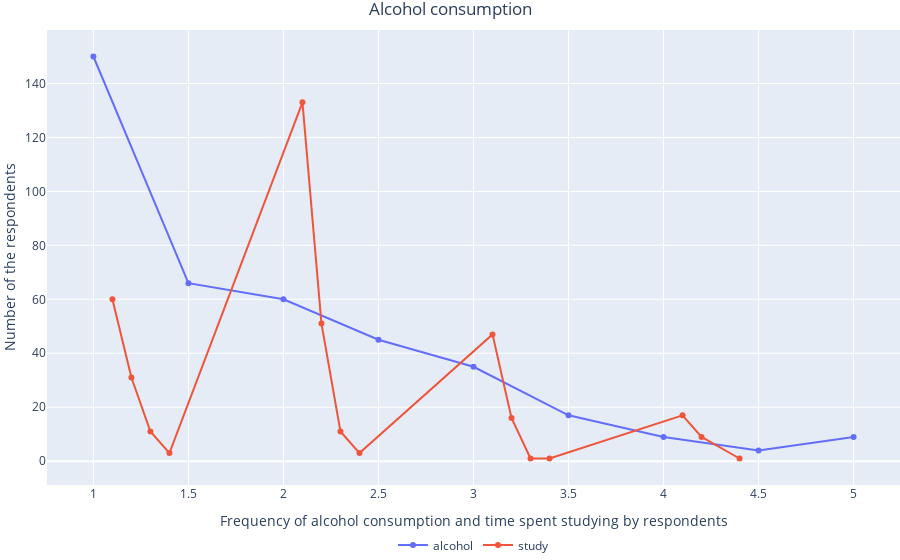

This figure's notebook cell:
### Markdown cell above
##### Indeed, there is a rather strong negative correlation. Let's look at the visualization.

### Code cell
fig = go.Figure()
fig.add_trace(go.Scatter(x=alcohol['Alc'].value_counts().sort_index().index, y=alcohol['Alc'].value_counts().sort_index(),name = 'alcohol' ))
fig.add_trace(go.Scatter(x=alcohol['AllStudytime'].value_counts().sort_index().index, y=alcohol['AllStudytime'].value_counts().sort_index(),name = 'study' ))
fig.update_layout(
    title="Alcohol consumption",
    title_x = 0.5,
    xaxis_title="Frequency of alcohol consumption and time spent studying by respondents",
    yaxis_title="Number of the respondents",
    legend=dict(x=.5, xanchor="center", orientation="h"),
    margin=dict(l=0, r=0, t=30, b=0),
bargap=0.2)
fig.show()

### Figure 1 — Plotly figure (JSON) as saved in the notebook; plotly's stock layout.template omitted (floating-point values rounded to 4 significant figures)
{"data": [{"name": "alcohol", "type": "scatter", "x": [1, 1.5, 2, 2.5, 3, 3.5, 4, 4.5, 5], "y": [150, 66, 60, 45, 35, 17, 9, 4, 9]}, {"name": "study", "type": "scatter", "x": [1.1, 1.2, 1.3, 1.4, 2.1, 2.2, 2.3, 2.4, 3.1, 3.2, 3.3, 3.4, 4.1, 4.2, 4.4], "y": [60, 31, 11, 3, 133, 51, 11, 3, 47, 16, 1, 1, 17, 9, 1]}], "layout": {"bargap": 0.2, "legend": {"orientation": "h", "x": 0.5, "xanchor": "center"}, "margin": {"b": 0, "l": 0, "r": 0, "t": 30}, "title": {"text": "Alcohol consumption", "x": 0.5}, "xaxis": {"title": {"text": "Frequency of alcohol consumption and time spent studying by respondents"}}, "yaxis": {"title": {"text": "Number of the respondents"}}}}
